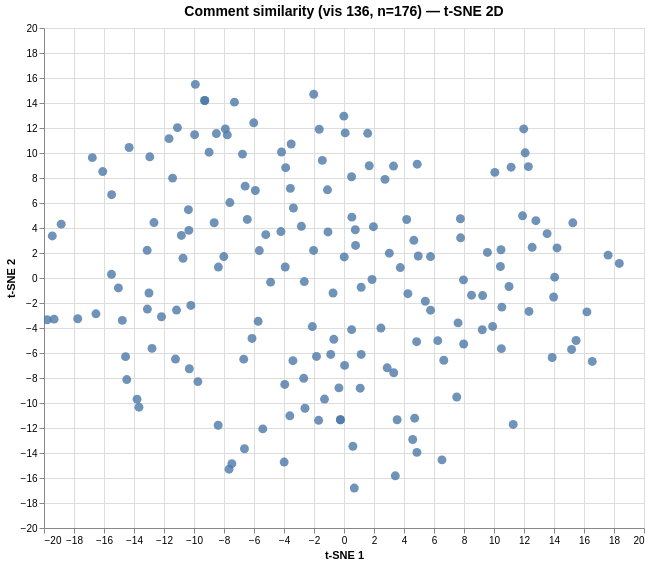

The specification (Vega-Lite) saved for this image:
### Vega specification from a JSON file in a GitHub repository (floating-point values rounded to 4 significant figures; data arrays with more than 128 entries replaced by an {"elided": "..."} marker saying what was removed)
{"$schema": "https://vega.github.io/schema/vega/v6.json", "data": [{"name": "param_1e9efca18e7a2868_store"}, {"name": "source_0", "values": {"elided": "176 records"}}, {"name": "source_0_x_domain_dim_1", "values": [{"min": -19.79, "max": 18.36}]}, {"name": "source_0_y_domain_dim_2", "values": [{"min": -16.81, "max": 15.49}]}], "signals": [{"name": "unit", "value": {}, "on": [{"events": "pointermove", "update": "isTuple(group()) ? group() : unit"}]}, {"name": "param_1e9efca18e7a2868", "update": "vlSelectionResolve(\"param_1e9efca18e7a2868_store\", \"union\")"}, {"name": "param_1e9efca18e7a2868_dim_1", "on": [{"events": [{"source": "view", "type": "dblclick"}], "update": "null"}, {"events": {"signal": "param_1e9efca18e7a2868_translate_delta"}, "update": "panLinear(param_1e9efca18e7a2868_translate_anchor.extent_x, -param_1e9efca18e7a2868_translate_delta.x / width)"}, {"events": {"signal": "param_1e9efca18e7a2868_zoom_delta"}, "update": "zoomLinear(domain(\"x\"), param_1e9efca18e7a2868_zoom_anchor.x, param_1e9efca18e7a2868_zoom_delta)"}]}, {"name": "param_1e9efca18e7a2868_dim_2", "on": [{"events": [{"source": "view", "type": "dblclick"}], "update": "null"}, {"events": {"signal": "param_1e9efca18e7a2868_translate_delta"}, "update": "panLinear(param_1e9efca18e7a2868_translate_anchor.extent_y, param_1e9efca18e7a2868_translate_delta.y / height)"}, {"events": {"signal": "param_1e9efca18e7a2868_zoom_delta"}, "update": "zoomLinear(domain(\"y\"), param_1e9efca18e7a2868_zoom_anchor.y, param_1e9efca18e7a2868_zoom_delta)"}]}, {"name": "param_1e9efca18e7a2868_tuple", "on": [{"events": [{"signal": "param_1e9efca18e7a2868_dim_1 || param_1e9efca18e7a2868_dim_2"}], "update": "param_1e9efca18e7a2868_dim_1 && param_1e9efca18e7a2868_dim_2 ? {unit: \"\", fields: param_1e9efca18e7a2868_tuple_fields, values: [param_1e9efca18e7a2868_dim_1,param_1e9efca18e7a2868_dim_2]} : null"}]}, {"name": "param_1e9efca18e7a2868_tuple_fields", "value": [{"field": "dim_1", "channel": "x", "type": "R"}, {"field": "dim_2", "channel": "y", "type": "R"}]}, {"name": "param_1e9efca18e7a2868_translate_anchor", "value": {}, "on": [{"events": [{"source": "scope", "type": "pointerdown"}], "update": "{x: x(unit), y: y(unit), extent_x: domain(\"x\"), extent_y: domain(\"y\")}"}]}, {"name": "param_1e9efca18e7a2868_translate_delta", "value": {}, "on": [{"events": [{"source": "window", "between": [{"source": "scope", "type": "pointerdown"}, {"source": "window", "type": "pointerup"}], "consume": true, "type": "pointermove"}], "update": "{x: param_1e9efca18e7a2868_translate_anchor.x - x(unit), y: param_1e9efca18e7a2868_translate_anchor.y - y(unit)}"}]}, {"name": "param_1e9efca18e7a2868_zoom_anchor", "on": [{"events": [{"source": "scope", "consume": true, "type": "wheel"}], "update": "{x: invert(\"x\", x(unit)), y: invert(\"y\", y(unit))}"}]}, {"name": "param_1e9efca18e7a2868_zoom_delta", "on": [{"events": [{"source": "scope", "type": "wheel", "consume": true}], "update": "pow(1.001, event.deltaY * pow(16, event.deltaMode))", "force": true}]}, {"name": "param_1e9efca18e7a2868_modify", "on": [{"events": {"signal": "param_1e9efca18e7a2868_tuple"}, "update": "modify(\"param_1e9efca18e7a2868_store\", param_1e9efca18e7a2868_tuple, true)"}]}], "marks": [{"type": "symbol", "name": "marks", "from": {"data": "source_0"}, "encode": {"update": {"shape": {"value": "circle"}, "opacity": {"value": 0.8}, "tooltip": {"signal": "{\"Comment #\": format(datum[\"index\"], \"\"), \"Comment\": isValid(datum[\"comment\"]) ? datum[\"comment\"] : \"\"+datum[\"comment\"]}"}, "x": {"field": "dim_1", "scale": "x"}, "size": {"value": 80}, "fill": {"value": "#4c78a8"}, "y": {"field": "dim_2", "scale": "y"}}}, "clip": true, "style": ["circle"], "interactive": true}], "scales": [{"name": "x", "type": "linear", "domain": [{"signal": "(data(\"source_0_x_domain_dim_1\")[0] || {}).min"}, {"signal": "(data(\"source_0_x_domain_dim_1\")[0] || {}).max"}], "range": [0, {"signal": "width"}], "domainRaw": {"signal": "param_1e9efca18e7a2868[\"dim_1\"]"}, "nice": true, "zero": true}, {"name": "y", "type": "linear", "domain": [{"signal": "(data(\"source_0_y_domain_dim_2\")[0] || {}).min"}, {"signal": "(data(\"source_0_y_domain_dim_2\")[0] || {}).max"}], "range": [{"signal": "height"}, 0], "domainRaw": {"signal": "param_1e9efca18e7a2868[\"dim_2\"]"}, "nice": true, "zero": true}], "axes": [{"scale": "x", "zindex": 0, "domain": false, "grid": true, "tickCount": {"signal": "ceil(width/40)"}, "labels": false, "minExtent": 0, "maxExtent": 0, "ticks": false, "aria": false, "orient": "bottom", "gridScale": "y"}, {"scale": "y", "ticks": false, "maxExtent": 0, "domain": false, "zindex": 0, "labels": false, "aria": false, "grid": true, "gridScale": "x", "tickCount": {"signal": "ceil(height/40)"}, "orient": "left", "minExtent": 0}, {"scale": "x", "labelFlush": true, "labelOverlap": true, "tickCount": {"signal": "ceil(width/40)"}, "zindex": 0, "orient": "bottom", "grid": false, "title": "t-SNE 1"}, {"scale": "y", "grid": false, "orient": "left", "tickCount": {"signal": "ceil(height/40)"}, "title": "t-SNE 2", "labelOverlap": true, "zindex": 0}], "title": {"text": "Comment similarity (vis 136, n=176) — t-SNE 2D", "fontSize": 14, "frame": "group"}, "height": 500, "width": 600, "style": "cell", "background": "white", "padding": 5}
